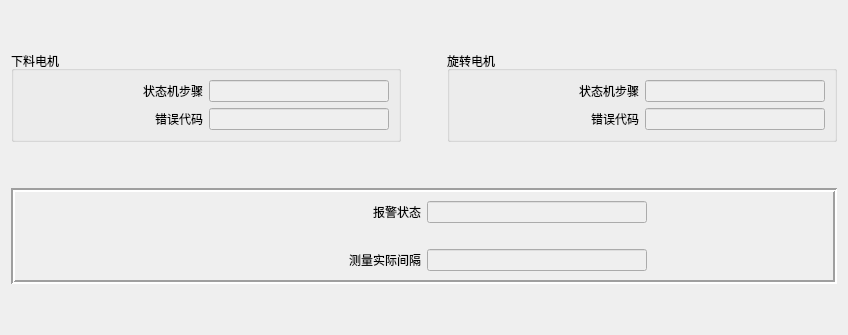
   <widget class="QWidget" name="tab_3">
    <attribute name="title">
     <string/>
    </attribute>
    <layout class="QVBoxLayout" name="verticalLayout_4">
     <item>
      <spacer name="verticalSpacer_6">
       <property name="orientation">
        <enum>Qt::Vertical</enum>
       </property>
       <property name="sizeHint" stdset="0">
        <size>
         <width>20</width>
         <height>40</height>
        </size>
       </property>
      </spacer>
     </item>
     <item>
      <layout class="QHBoxLayout" name="horizontalLayout_4">
       <item>
        <widget class="QGroupBox" name="groupBox_4">
         <property name="title">
          <string>下料电机</string>
         </property>
         <property name="flat">
          <bool>false</bool>
         </property>
         <property name="checkable">
          <bool>false</bool>
         </property>
         <layout class="QGridLayout" name="gridLayout_3">
          <item row="0" column="0">
           <widget class="QLabel" name="label_21">
            <property name="minimumSize">
             <size>
              <width>180</width>
              <height>0</height>
             </size>
            </property>
            <property name="maximumSize">
             <size>
              <width>180</width>
              <height>16777215</height>
             </size>
            </property>
            <property name="text">
             <string>状态机步骤</string>
            </property>
            <property name="alignment">
             <set>Qt::AlignRight|Qt::AlignTrailing|Qt::AlignVCenter</set>
            </property>
           </widget>
          </item>
          <item row="1" column="0">
           <widget class="QLabel" name="label_19">
            <property name="minimumSize">
             <size>
              <width>180</width>
              <height>0</height>
             </size>
            </property>
            <property name="maximumSize">
             <size>
              <width>180</width>
              <height>16777215</height>
             </size>
            </property>
            <property name="text">
             <string>错误代码</string>
            </property>
            <property name="alignment">
             <set>Qt::AlignRight|Qt::AlignTrailing|Qt::AlignVCenter</set>
            </property>
           </widget>
          </item>
          <item row="1" column="1">
           <widget class="QLineEdit" name="lE_AxisFeedErrorNo">
            <property name="enabled">
             <bool>false</bool>
            </property>
            <property name="minimumSize">
             <size>
              <width>180</width>
              <height>0</height>
             </size>
            </property>
            <property name="maximumSize">
             <size>
              <width>180</width>
              <height>16777215</height>
             </size>
            </property>
           </widget>
          </item>
          <item row="0" column="1">
           <widget class="QLineEdit" name="lE_AxisFeedStep">
            <property name="enabled">
             <bool>false</bool>
            </property>
            <property name="minimumSize">
             <size>
              <width>180</width>
              <height>0</height>
             </size>
            </property>
            <property name="maximumSize">
             <size>
              <width>180</width>
              <height>16777215</height>
             </size>
            </property>
           </widget>
          </item>
         </layout>
        </widget>
       </item>
       <item>
        <spacer name="horizontalSpacer_2">
         <property name="orientation">
          <enum>Qt::Horizontal</enum>
         </property>
         <property name="sizeHint" stdset="0">
          <size>
           <width>40</width>
           <height>20</height>
          </size>
         </property>
        </spacer>
       </item>
       <item>
        <widget class="QGroupBox" name="groupBox_6">
         <property name="title">
          <string>旋转电机</string>
         </property>
         <layout class="QGridLayout" name="gridLayout_9">
          <item row="0" column="0">
           <widget class="QLabel" name="label_24">
            <property name="minimumSize">
             <size>
              <width>180</width>
              <height>0</height>
             </size>
            </property>
            <property name="maximumSize">
             <size>
              <width>180</width>
              <height>16777215</height>
             </size>
            </property>
            <property name="text">
             <string>状态机步骤</string>
            </property>
            <property name="alignment">
             <set>Qt::AlignRight|Qt::AlignTrailing|Qt::AlignVCenter</set>
            </property>
           </widget>
          </item>
          <item row="1" column="1">
           <widget class="QLineEdit" name="lE_AxisSwingErrorNo">
            <property name="enabled">
             <bool>false</bool>
            </property>
            <property name="minimumSize">
             <size>
              <width>180</width>
              <height>0</height>
             </size>
            </property>
            <property name="maximumSize">
             <size>
              <width>180</width>
              <height>16777215</height>
             </size>
            </property>
           </widget>
          </item>
          <item row="0" column="1">
           <widget class="QLineEdit" name="lE_AxisSwingStep">
            <property name="enabled">
             <bool>false</bool>
            </property>
            <property name="minimumSize">
             <size>
              <width>180</width>
              <height>0</height>
             </size>
            </property>
            <property name="maximumSize">
             <size>
              <width>180</width>
              <height>16777215</height>
             </size>
            </property>
           </widget>
          </item>
          <item row="1" column="0">
           <widget class="QLabel" name="label_27">
            <property name="minimumSize">
             <size>
              <width>180</width>
              <height>0</height>
             </size>
            </property>
            <property name="maximumSize">
             <size>
              <width>180</width>
              <height>16777215</height>
             </size>
            </property>
            <property name="text">
             <string>错误代码</string>
            </property>
            <property name="alignment">
             <set>Qt::AlignRight|Qt::AlignTrailing|Qt::AlignVCenter</set>
            </property>
           </widget>
          </item>
         </layout>
        </widget>
       </item>
      </layout>
     </item>
     <item>
      <spacer name="verticalSpacer_8">
       <property name="orientation">
        <enum>Qt::Vertical</enum>
       </property>
       <property name="sizeHint" stdset="0">
        <size>
         <width>20</width>
         <height>40</height>
        </size>
       </property>
      </spacer>
     </item>
     <item>
      <widget class="QFrame" name="frame_2">
       <property name="frameShape">
        <enum>QFrame::Box</enum>
       </property>
       <property name="frameShadow">
        <enum>QFrame::Sunken</enum>
       </property>
       <property name="lineWidth">
        <number>2</number>
       </property>
       <layout class="QVBoxLayout" name="verticalLayout_3">
        <item>
         <layout class="QGridLayout" name="gridLayout">
          <item row="1" column="3">
           <spacer name="horizontalSpacer_6">
            <property name="orientation">
             <enum>Qt::Horizontal</enum>
            </property>
            <property name="sizeHint" stdset="0">
             <size>
              <width>40</width>
              <height>20</height>
             </size>
            </property>
           </spacer>
          </item>
          <item row="0" column="2">
           <widget class="QLineEdit" name="lE_AlarmStatus">
            <property name="enabled">
             <bool>false</bool>
            </property>
            <property name="minimumSize">
             <size>
              <width>220</width>
              <height>0</height>
             </size>
            </property>
            <property name="maximumSize">
             <size>
              <width>220</width>
              <height>16777215</height>
             </size>
            </property>
           </widget>
          </item>
          <item row="0" column="1">
           <widget class="QLabel" name="label_20">
            <property name="minimumSize">
             <size>
              <width>220</width>
              <height>0</height>
             </size>
            </property>
            <property name="maximumSize">
             <size>
              <width>220</width>
              <height>16777215</height>
             </size>
            </property>
            <property name="text">
             <string>报警状态</string>
            </property>
            <property name="alignment">
             <set>Qt::AlignRight|Qt::AlignTrailing|Qt::AlignVCenter</set>
            </property>
           </widget>
          </item>
          <item row="3" column="2">
           <widget class="QLineEdit" name="lE_TimeInterval">
            <property name="enabled">
             <bool>false</bool>
            </property>
            <property name="minimumSize">
             <size>
              <width>220</width>
              <height>0</height>
             </size>
            </property>
            <property name="maximumSize">
             <size>
              <width>220</width>
              <height>16777215</height>
             </size>
            </property>
           </widget>
          </item>
          <item row="1" column="0">
           <spacer name="horizontalSpacer_5">
            <property name="orientation">
             <enum>Qt::Horizontal</enum>
            </property>
            <property name="sizeHint" stdset="0">
             <size>
              <width>40</width>
              <height>20</height>
             </size>
            </property>
           </spacer>
          </item>
          <item row="3" column="1">
           <widget class="QLabel" name="label_33">
            <property name="minimumSize">
             <size>
              <width>220</width>
              <height>0</height>
             </size>
            </property>
            <property name="maximumSize">
             <size>
              <width>220</width>
              <height>16777215</height>
             </size>
            </property>
            <property name="text">
             <string>测量实际间隔</string>
            </property>
            <property name="alignment">
             <set>Qt::AlignRight|Qt::AlignTrailing|Qt::AlignVCenter</set>
            </property>
           </widget>
          </item>
         </layout>
        </item>
       </layout>
      </widget>
     </item>
     <item>
      <spacer name="verticalSpacer_7">
       <property name="orientation">
        <enum>Qt::Vertical</enum>
       </property>
       <property name="sizeHint" stdset="0">
        <size>
         <width>20</width>
         <height>40</height>
        </size>
       </property>
      </spacer>
     </item>
    </layout>
   </widget>
